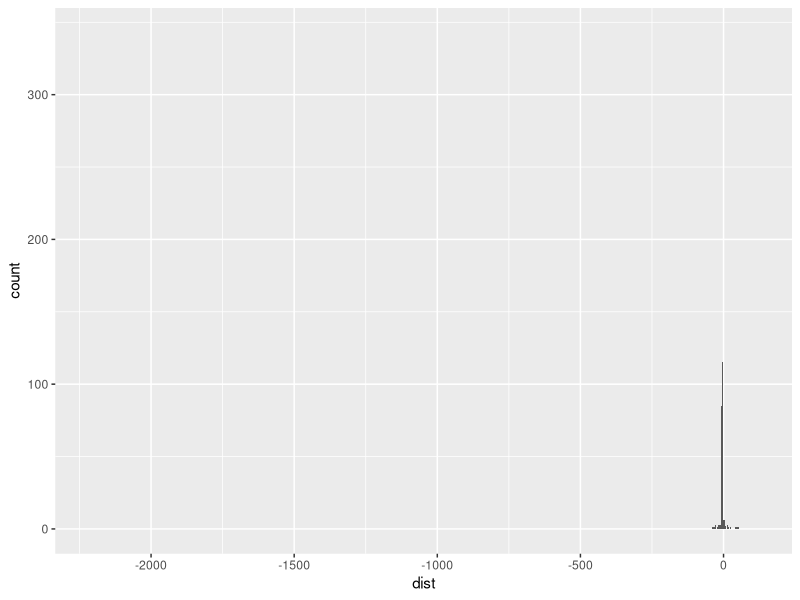
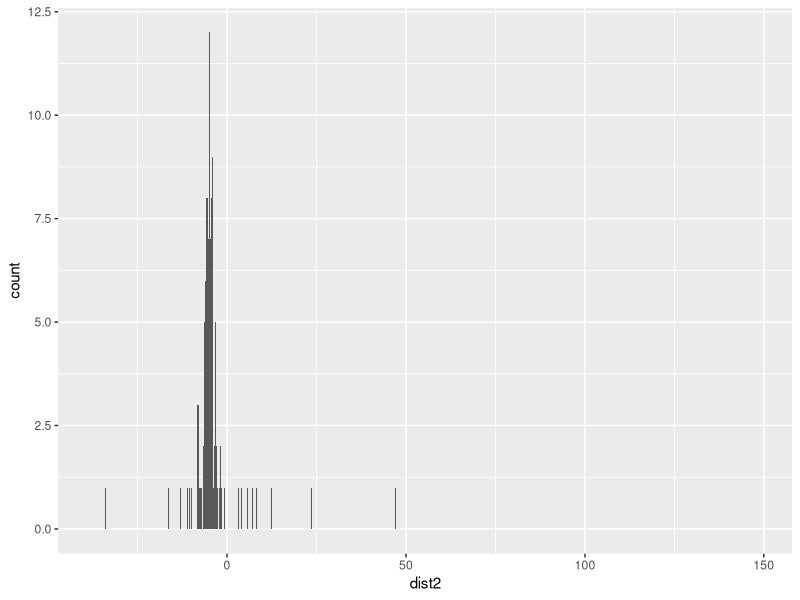

The R source for these figures, in order:
library(stats)
library(ggplot2)
# x<-seq(-10,10,by=0.1)
# dcauchy(x, l = -5, s = 1)

# x<-seq(-10,5,by=0.1)
# lines(x, rcauchy(x, location = -5, scale = 1),col="blue")
dist <- rcauchy(1000, location = -5, scale = 1)
ggplot() +
	geom_histogram(aes(dist), bins = 2000)

dist2 <- tan(pi*(runif(1000,0,1) - 1/2 )) - 5

print(system.time(dist <- rcauchy(300, location = -5, scale = 1)))
print(system.time(dist2 <- tan(pi*(runif(300,0,1) - 1/2 )) - 5))

ggplot() +
	geom_histogram(aes(dist2), binwidth = 0.1)
